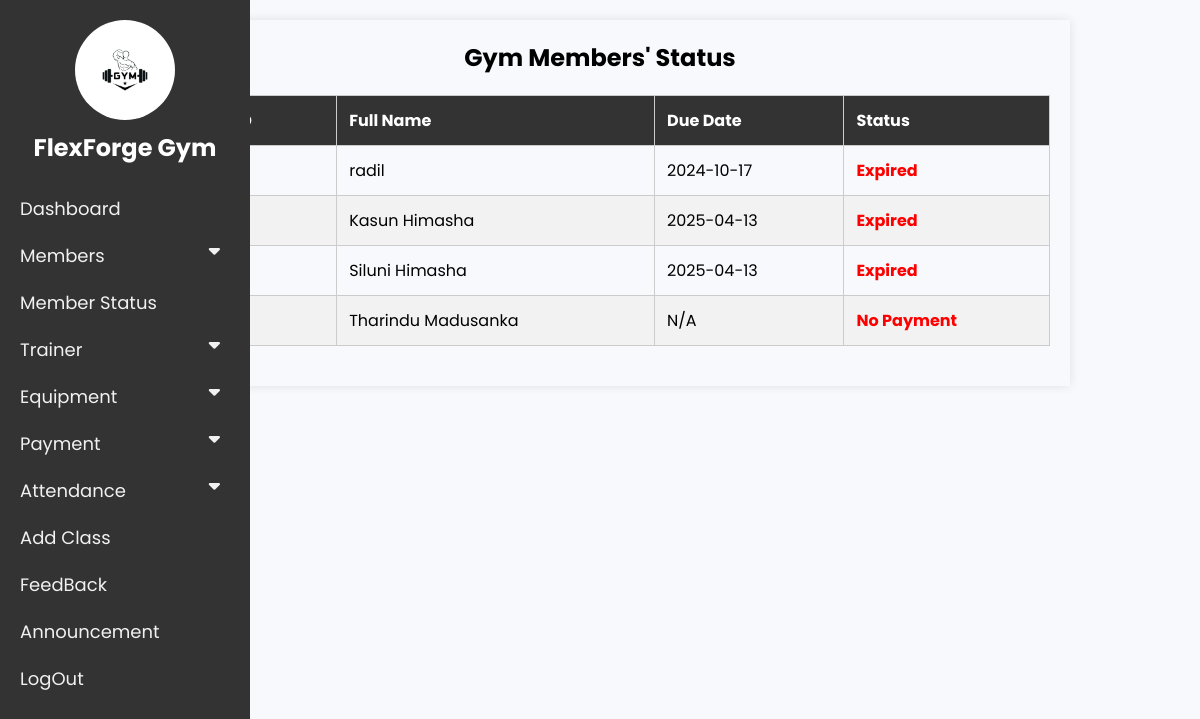
The page /admin/member_status.php on the database its author committed.
### tables this page shows
CREATE TABLE IF NOT EXISTS `memberregister` (
  `member_id` int NOT NULL AUTO_INCREMENT,
  `fullname` varchar(255) DEFAULT NULL,
  `username` varchar(255) DEFAULT NULL,
  `password` varchar(255) DEFAULT NULL,
  `dob` date DEFAULT NULL,
  `gender` varchar(10) DEFAULT NULL,
  `registration_date` date DEFAULT NULL,
  `contact` varchar(15) DEFAULT NULL,
  `email` varchar(255) DEFAULT NULL,
  `address` text,
  `exercise_plan` varchar(255) DEFAULT NULL,
  `payment_plan` varchar(255) DEFAULT NULL,
  PRIMARY KEY (`member_id`)
);

### admin/member_status.php (the view, shortened to what this page needs)
<?php
include 'dashboard.php';
include '../Components/DatabaseConnection.php';
$sql = "
    SELECT m.member_id, m.fullname, p.due_date,
    CASE
        WHEN p.due_date IS NULL THEN 'No Payment'
        WHEN p.due_date >= CURDATE() THEN 'Active'
        ELSE 'Expired'
    END AS membership_status
    FROM memberregister m
    LEFT JOIN payments p ON m.member_id = p.member_id
    AND p.payment_id = (
        SELECT MAX(payment_id)
        FROM payments
        WHERE member_id = m.member_id
    )
";
$result = $conn->query($sql);
?>
<!DOCTYPE html>
<html lang="en">
<head>
</head>
<body>
<div class="container">
    <h2>Gym Members' Status</h2>
    <table>
        <thead>
            <tr>
                <th>Member ID</th>
                <th>Full Name</th>
                <th>Due Date</th>
                <th>Status</th>
            </tr>
        </thead>
        <tbody>
            <?php if ($result->num_rows > 0): ?>
                <?php while ($row = $result->fetch_assoc()): ?>
                    <tr>
                        <td><?php echo $row['member_id']; ?></td>
                        <td><?php echo $row['fullname']; ?></td>
                        <td><?php echo $row['due_date'] ? $row['due_date'] : 'N/A'; ?></td>
                        <td class="status <?php echo strtolower(str_replace(' ', '-', $row['membership_status'])); ?>">
                            <?php echo $row['membership_status']; ?>
                        </td>
                    </tr>
                <?php endwhile; ?>
            <?php else: ?>
                <tr>
                    <td colspan="4" class="text-center">No members found</td>
                </tr>
            <?php endif; ?>
        </tbody>
    </table>
</div>
</body>
</html>

### css/dashboard.css (style rules this page uses)
* { font-family: "Poppins", sans-serif; margin: 0; padding: 0; }
body { padding-left: 200px; }

### admin/dashboard.php (style rules this page uses)
body { font-family: 'Poppins', sans-serif; margin: 0; padding: 0; background-color: #f0f0f0; }

### admin/member_status.php (style rules this page uses)
body { font-family: "Poppins", sans-serif; margin: 0; padding: 20px; background-color: #f7f9fc; }
.container { max-width: 900px; margin: 0 auto; padding: 20px; box-shadow: 0 0 10px rgba(0, 0, 0, 0.1); }
h2 { text-align: center; margin-bottom: 20px; }
table { width: 100%; border-collapse: collapse; margin-bottom: 20px; }
table, th, td { border: 1px solid #ccc; }
th, td { padding: 12px; text-align: left; }
th { background-color: #333; color: white; }
tr:nth-child(even) { background-color: #f2f2f2; }
.status { font-weight: bold; text-transform: capitalize; }
.expired, .no-payment { color: red; }

### rows shown on the page
memberregister: fullname "radil", due_date "2024-10-17", membership_status "Expired"
memberregister: fullname "Kasun Himasha", due_date "2025-04-13", membership_status "Expired"
memberregister: fullname "Siluni Himasha", due_date "2025-04-13", membership_status "Expired"
memberregister: fullname "Tharindu Madusanka", shows "N/A", membership_status "No Payment"
